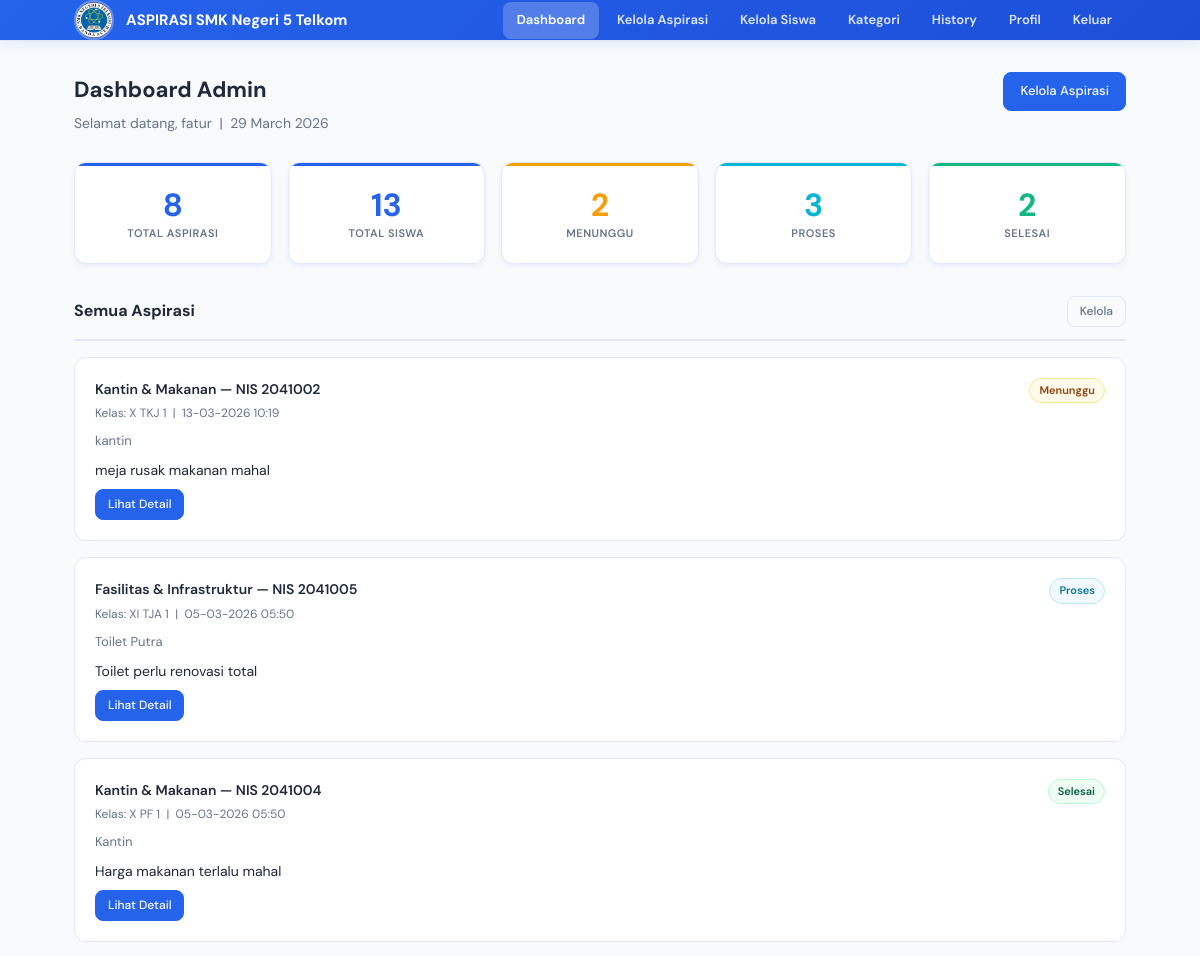
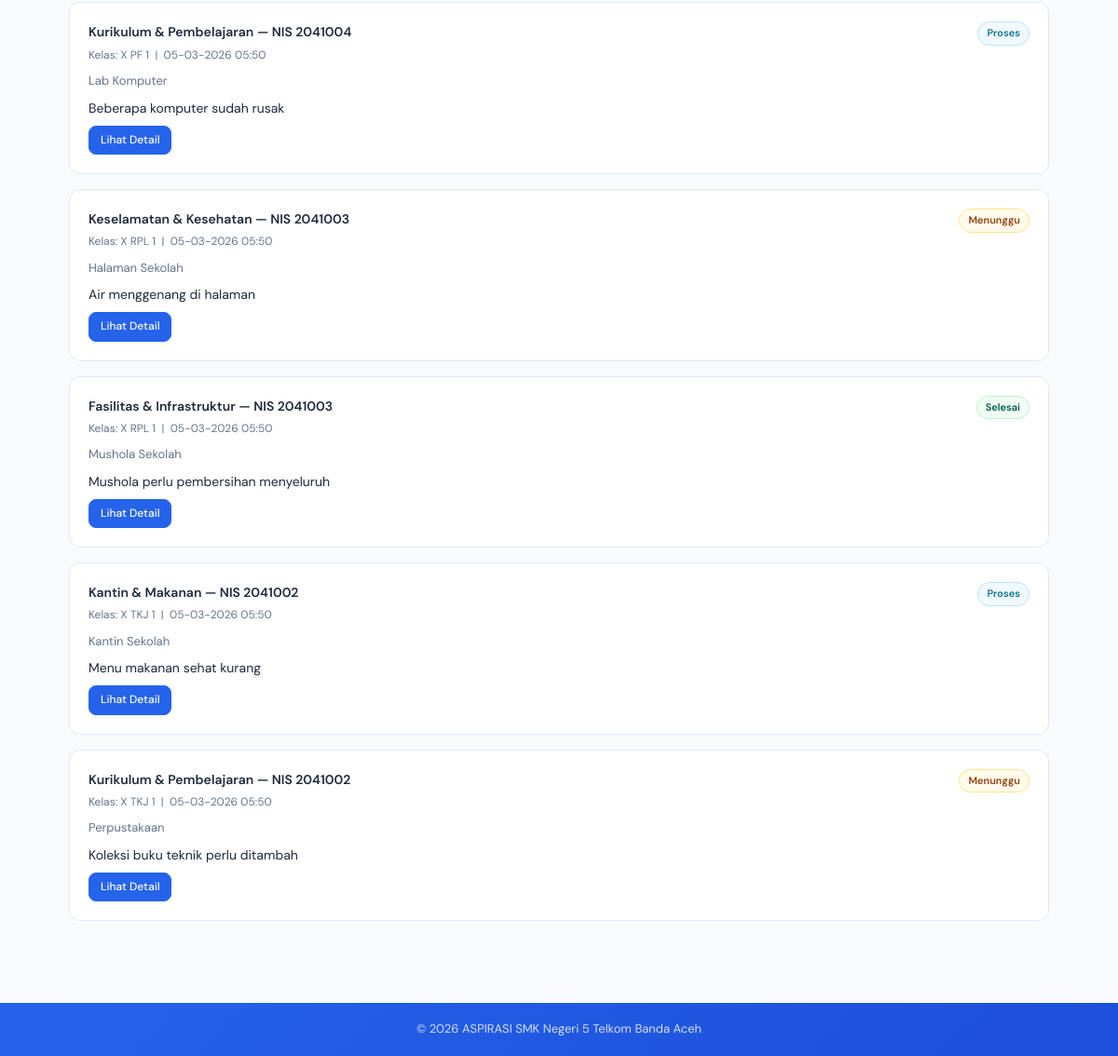
/dashboard-admin.php (signed in), run on the app's committed database (2 pictures, top to bottom).
### tables this page shows
CREATE TABLE `input_aspirasi` (
  `id_pelaporan` int(11) NOT NULL,
  `nis` varchar(20) NOT NULL,
  `jurusan` varchar(50) DEFAULT NULL,
  `id_kategori` int(11) NOT NULL,
  `lokasi` varchar(200) NOT NULL,
  `ket` longtext NOT NULL,
  `tanggal_input` timestamp NOT NULL DEFAULT current_timestamp(),
  `status` varchar(50) DEFAULT 'menunggu',
  `penyelesaian` longtext DEFAULT NULL
);

CREATE TABLE `tb_kategori` (
  `id_kategori` int(11) NOT NULL,
  `ket_kategori` varchar(100) NOT NULL,
  `created_at` timestamp NOT NULL DEFAULT current_timestamp()
);

CREATE TABLE `tb_siswa` (
  `nis` varchar(20) NOT NULL,
  `kelas` varchar(50) NOT NULL,
  `jurusan` varchar(50) DEFAULT 'Umum',
  `created_at` timestamp NOT NULL DEFAULT current_timestamp()
);

CREATE TABLE `tb_aspirasi` (
  `id_aspirasi` int(11) NOT NULL,
  `id_pelaporan` int(11) NOT NULL,
  `status` varchar(50) DEFAULT 'menunggu',
  `feedback` longtext DEFAULT NULL,
  `created_at` timestamp NOT NULL DEFAULT current_timestamp()
);

### dashboard-admin.php (the view, shortened to what this page needs)
<?php
include 'db.php';
include 'nav.php';
$admin_name = $_SESSION['a_global']->username ?? 'Admin';
$total_aspirasi = $status_menunggu = $status_proses = $status_selesai = $total_siswa = 0;
$aspirasi_list = [];
if ($conn) {
    $r = $conn->query("SELECT COUNT(*) as c FROM input_aspirasi");
    if ($r) $total_aspirasi = (int)$r->fetch_assoc()['c'];
    $r = $conn->query("SELECT COUNT(*) as c FROM tb_siswa");
    if ($r) $total_siswa = (int)$r->fetch_assoc()['c'];
    $r = $conn->query("SELECT status, COUNT(*) as total FROM tb_aspirasi GROUP BY status");
    if ($r) {
        while ($row = $r->fetch_assoc()) {
            if ($row['status'] === 'Menunggu') $status_menunggu = (int)$row['total'];
            elseif ($row['status'] === 'Proses') $status_proses = (int)$row['total'];
            elseif ($row['status'] === 'Selesai') $status_selesai = (int)$row['total'];
        }
    }
    $r = $conn->query("SELECT ia.id_pelaporan, ia.nis, ia.lokasi, ia.ket, ia.tanggal_input,
        tk.ket_kategori, ta.status, ts.kelas
        FROM input_aspirasi ia
        LEFT JOIN tb_aspirasi ta ON ia.id_pelaporan = ta.id_pelaporan
        LEFT JOIN tb_kategori tk ON ia.id_kategori = tk.id_kategori
        LEFT JOIN tb_siswa ts ON ia.nis = ts.nis
        ORDER BY ia.id_pelaporan DESC");
    if ($r) while ($row = $r->fetch_assoc()) $aspirasi_list[] = $row;
}
?>
<div class="section">
    <div class="container">
        <div class="dashboard-header">
            <div class="dashboard-header-content">
                <h2>Dashboard Admin</h2>
                <p>Selamat datang, <?php echo htmlspecialchars($admin_name); ?>
                   &nbsp;|&nbsp; <?php echo date('d F Y'); ?></p>
            </div>
            <div class="dashboard-header-actions">
                <a href="manage-aspirasi.php" class="btn btn-primary">Kelola Aspirasi</a>
            </div>
        </div>
        <div class="stats-grid">
            <div class="stat-card stat-border-primary">
                <div class="stat-number"><?php echo $total_aspirasi; ?></div>
                <div class="stat-label">Total Aspirasi</div>
            </div>
            <div class="stat-card">
                <div class="stat-number"><?php echo $total_siswa; ?></div>
                <div class="stat-label">Total Siswa</div>
            </div>
            <div class="stat-card stat-border-warning">
                <div class="stat-number"><?php echo $status_menunggu; ?></div>
                <div class="stat-label">Menunggu</div>
            </div>
            <div class="stat-card stat-border-info">
                <div class="stat-number"><?php echo $status_proses; ?></div>
                <div class="stat-label">Proses</div>
            </div>
            <div class="stat-card stat-border-success">
                <div class="stat-number"><?php echo $status_selesai; ?></div>
                <div class="stat-label">Selesai</div>
            </div>
        </div>
        <div class="dashboard-section">
            <div class="section-header">
                <h3>Semua Aspirasi</h3>
                <a href="manage-aspirasi.php" class="btn btn-sm btn-secondary">Kelola</a>
            </div>
            <?php if (!empty($aspirasi_list)):
                foreach ($aspirasi_list as $asp):
                    $status = $asp['status'] ?? 'Menunggu';
                    $badge  = $status === 'Selesai' ? 'badge-selesai' : ($status === 'Proses' ? 'badge-proses' : 'badge-menunggu');
            ?>
            <div class="dashboard-card">
                <div class="dashboard-card-header">
                    <div>
                        <div class="dashboard-card-title">
                            <?php echo htmlspecialchars($asp['ket_kategori'] ?? 'Aspirasi'); ?>
                            &mdash; NIS <?php echo htmlspecialchars($asp['nis']); ?>
                        </div>
                        <div class="dashboard-card-meta">
                            Kelas: <?php echo htmlspecialchars($asp['kelas'] ?? '-'); ?> &nbsp;|&nbsp;
                            <?php echo $asp['tanggal_input'] ? date('d-m-Y H:i', strtotime($asp['tanggal_input'])) : '-'; ?>
                        </div>
                    </div>
                    <span class="badge <?php echo $badge; ?>"><?php echo htmlspecialchars($status); ?></span>
                </div>
                <div class="card-lokasi"><?php echo htmlspecialchars((trim($asp['lokasi']) !== '' && $asp['lokasi'] !== '0') ? $asp['lokasi'] : 'Lokasi belum diisi'); ?></div>
                <p class="card-desc">
                    <?php echo htmlspecialchars(mb_substr($asp['ket'], 0, 150));
                    if (mb_strlen($asp['ket']) > 150) echo '...'; ?>
                </p>
                <a href="detail-aspirasi-admin.php?id=<?php echo $asp['id_pelaporan']; ?>"
                   class="btn btn-sm btn-primary btn-auto">Lihat Detail</a>
            </div>
            <?php endforeach; endif; ?>
        </div>
    </div>
</div>

### data on the page
input_aspirasi: id_kategori.ket_kategori "Kantin & Makanan", nis "2041002", nis.kelas "X TKJ 1", tanggal_input "13-03-2026 10:19", status "Menunggu", lokasi "kantin", ket "meja rusak makanan mahal"
input_aspirasi: id_kategori.ket_kategori "Fasilitas & Infrastruktur", nis "2041005", nis.kelas "XI TJA 1", tanggal_input "05-03-2026 05:50", tb_aspirasi.status "Proses", lokasi "Toilet Putra", ket "Toilet perlu renovasi total"
input_aspirasi: id_kategori.ket_kategori "Kantin & Makanan", nis "2041004", nis.kelas "X PF 1", tanggal_input "05-03-2026 05:50", tb_aspirasi.status "Selesai", lokasi "Kantin", ket "Harga makanan terlalu mahal"
input_aspirasi: id_kategori.ket_kategori "Kurikulum & Pembelajaran", nis "2041004", nis.kelas "X PF 1", tanggal_input "05-03-2026 05:50", tb_aspirasi.status "Proses", lokasi "Lab Komputer", ket "Beberapa komputer sudah rusak"
input_aspirasi: id_kategori.ket_kategori "Keselamatan & Kesehatan", nis "2041003", nis.kelas "X RPL 1", tanggal_input "05-03-2026 05:50", tb_aspirasi.status "Menunggu", lokasi "Halaman Sekolah", ket "Air menggenang di halaman"
input_aspirasi: id_kategori.ket_kategori "Fasilitas & Infrastruktur", nis "2041003", nis.kelas "X RPL 1", tanggal_input "05-03-2026 05:50", tb_aspirasi.status "Selesai", lokasi "Mushola Sekolah", ket "Mushola perlu pembersihan menyeluruh"
input_aspirasi: id_kategori.ket_kategori "Kantin & Makanan", nis "2041002", nis.kelas "X TKJ 1", tanggal_input "05-03-2026 05:50", tb_aspirasi.status "Proses", lokasi "Kantin Sekolah", ket "Menu makanan sehat kurang"
input_aspirasi: id_kategori.ket_kategori "Kurikulum & Pembelajaran", nis "2041002", nis.kelas "X TKJ 1", tanggal_input "05-03-2026 05:50", tb_aspirasi.status "Menunggu", lokasi "Perpustakaan", ket "Koleksi buku teknik perlu ditambah"

### other printed values
$label "Dashboard"
$label "Kelola Aspirasi"
$label "Kelola Siswa"
$label "Kategori"
$label "History"
$label "Profil"
$admin_name "fatur"
$total_aspirasi "8"
$total_siswa "13"
$status_menunggu "2"
$status_proses "3"
$status_selesai "2"
